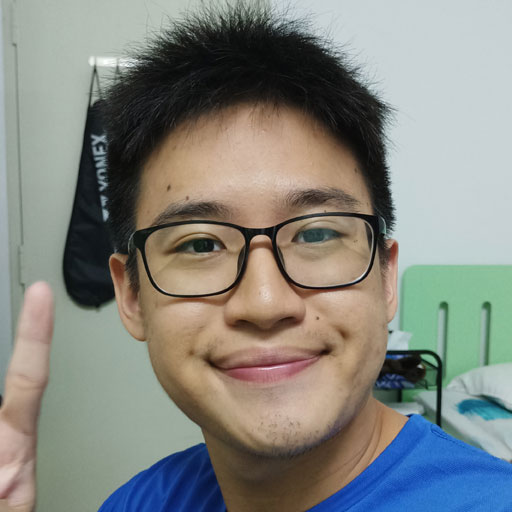
#> input picture PCA_Yi Shien/Pics/1.jpg, 512 x 512 px; its folder holds only this picture in this run
$ python 'Testing Image Changer.py'
#> lines starting #> are read from the running program, lines starting #| are printed output that depends on the picture
#> in preprocess_folder, img is the input picture: shape (512, 512, 3); mean B, G, R 127.7, 133.6, 131.7
import cv2
import os
import numpy as np

def detect_face(img):
    # Convert the image to grayscale
    gray = cv2.cvtColor(img, cv2.COLOR_BGR2GRAY)
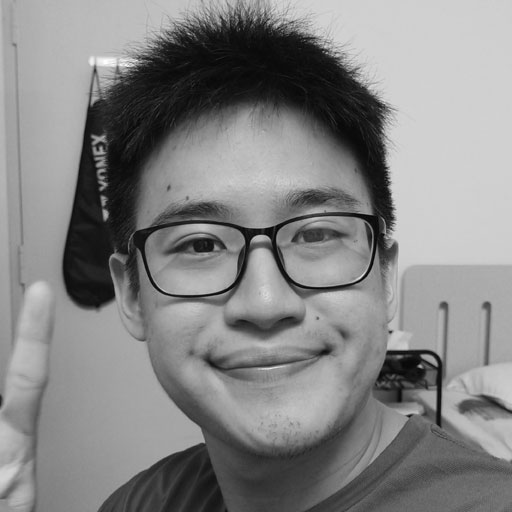
#> gray: shape (512, 512); min 1, max 254, mean 132.3

    # Load the pre-trained classifier for detecting faces
    face_cascade = cv2.CascadeClassifier('haarcascade_frontalface_default.xml')

    # Detect faces in the image
    faces = face_cascade.detectMultiScale(gray, scaleFactor=1.1, minNeighbors=5, minSize=(30, 30))
#> faces = [[96, 106, 326, 326]]

    # If no face is detected, return the original image
    if len(faces) == 0:
        return None, None

    # Take the face with the largest area
    face = max(faces, key=lambda x: x[2] * x[3])
#> face = [96, 106, 326, 326]

    # Extract the face from the image
    x, y, w, h = face
#> x = 96; y = 106; w = 326; h = 326
    face = img[y:y+h, x:x+w]
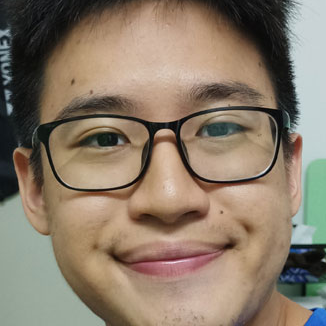
#> face: shape (326, 326, 3); mean B, G, R 105.9, 123.1, 138.1

    # Resize the face to a fixed size
    face = cv2.resize(face, (200, 200))
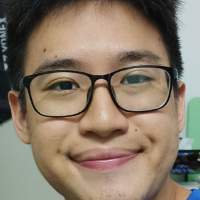
#> face: shape (200, 200, 3); mean B, G, R 105.8, 123, 138

    # Return the face and the face ROI
    return face, (x, y, w, h)

def preprocess_folder(src_folder, dest_folder):
    # Create the destination folder if it doesn't exist
    if not os.path.exists(dest_folder):
        os.makedirs(dest_folder)

    # Loop through all the images in the source folder
    for filename in os.listdir(src_folder):
        # Load the image
        img = cv2.imread(os.path.join(src_folder, filename))

        # Detect and preprocess the face
        face, roi = detect_face(img)
#> roi = (96, 106, 326, 326)
        if face is None:
            print("No face detected in image: ", filename)
            continue

        # Center the face in the image
        x, y, w, h = roi
#> x = 96; y = 106; w = 326; h = 326
        x = x + int((w - face.shape[1]) / 2)
#> x = 159
        y = y + int((h - face.shape[0]) / 2)
#> y = 169

        # Crop the image to only contain the face
        face = img[y:y+240, x:x+240]
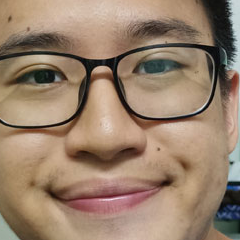
#> face: shape (240, 240, 3); mean B, G, R 107.8, 128.5, 152.3

        # Save the preprocessed image
        dest_path = os.path.join(dest_folder, filename)
        cv2.imwrite(dest_path, face)

# Example usage
preprocess_folder('Pics', 'Train')

$ run again, on PCA_Yi Shien/Pics/5.jpg
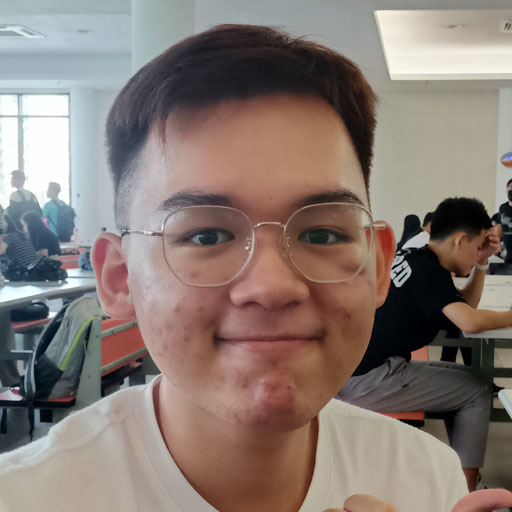
#> input picture PCA_Yi Shien/Pics/5.jpg, 512 x 512 px
#> in preprocess_folder, img is the input picture: shape (512, 512, 3); mean B, G, R 115.7, 122.7, 136.3
#> faces = [[117, 121, 289, 289]]
#> in detect_face, `face = max(faces, key=lambda x: x[2] * x[3])`: face = [117, 121, 289, 289]
#> in detect_face, `x, y, w, h = face`: x = 117; y = 121; w = 289
#> in detect_face, `face = img[y:y+h, x:x+w]`:
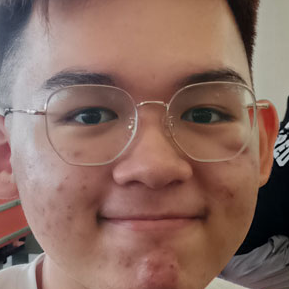
#> face: shape (289, 289, 3); mean B, G, R 98.6, 109.1, 140.8
#> roi = (117, 121, 289, 289)
#> in preprocess_folder, `x, y, w, h = roi`: x = 117; y = 121; w = 289
#> in preprocess_folder, `x = x + int((w - face.shape[1]) / 2)`: x = 161
#> in preprocess_folder, `y = y + int((h - face.shape[0]) / 2)`: y = 165
#> in preprocess_folder, `face = img[y:y+240, x:x+240]`:
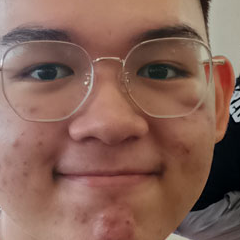
#> face: shape (240, 240, 3); mean B, G, R 88.3, 100.5, 136.3

$ run again, on PCA_Yi Shien/Pics/6.jpg
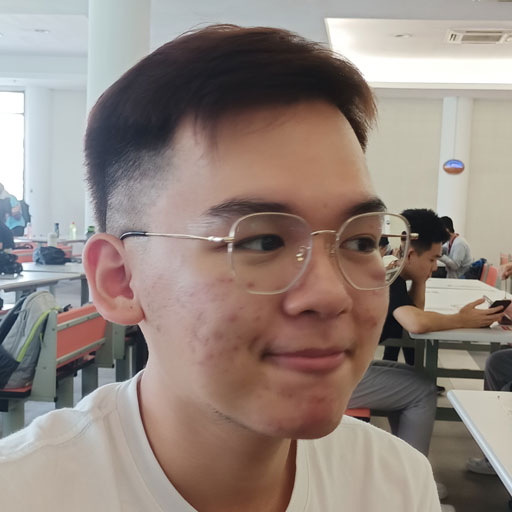
#> input picture PCA_Yi Shien/Pics/6.jpg, 512 x 512 px
#> in preprocess_folder, img is the input picture: shape (512, 512, 3); mean B, G, R 127.4, 134.5, 147.8
#> faces = [[168, 132, 274, 274]]
#> in detect_face, `face = max(faces, key=lambda x: x[2] * x[3])`: face = [168, 132, 274, 274]
#> in detect_face, `x, y, w, h = face`: x = 168; y = 132; w = 274
#> in detect_face, `face = img[y:y+h, x:x+w]`:
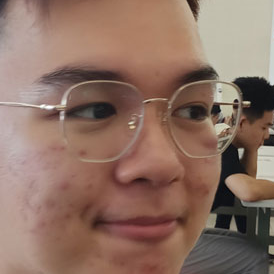
#> face: shape (274, 274, 3); mean B, G, R 99.3, 112.4, 141.2
#> roi = (168, 132, 274, 274)
#> in preprocess_folder, `x, y, w, h = roi`: x = 168; y = 132; w = 274
#> in preprocess_folder, `x = x + int((w - face.shape[1]) / 2)`: x = 205
#> in preprocess_folder, `y = y + int((h - face.shape[0]) / 2)`: y = 169
#> in preprocess_folder, `face = img[y:y+240, x:x+240]`:
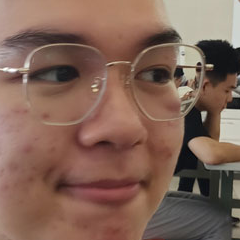
#> face: shape (240, 240, 3); mean B, G, R 86.5, 99.7, 129.3

$ run again, on PCA_Yi Shien/Pics/7.jpg
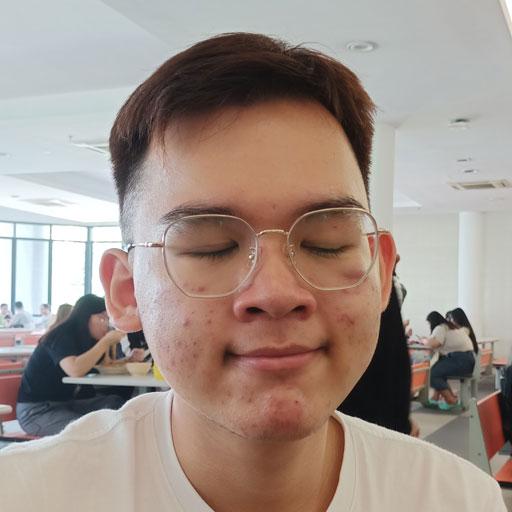
#> input picture PCA_Yi Shien/Pics/7.jpg, 512 x 512 px
#> in preprocess_folder, img is the input picture: shape (512, 512, 3); mean B, G, R 137.4, 145.8, 160.8
#> faces = [[116, 124, 300, 300]]
#> in detect_face, `face = max(faces, key=lambda x: x[2] * x[3])`: face = [116, 124, 300, 300]
#> in detect_face, `x, y, w, h = face`: x = 116; y = 124; w = 300
#> in detect_face, `face = img[y:y+h, x:x+w]`:
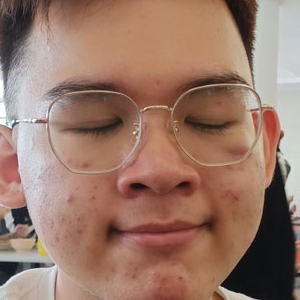
#> face: shape (300, 300, 3); mean B, G, R 105, 120.2, 153.4
#> roi = (116, 124, 300, 300)
#> in preprocess_folder, `x, y, w, h = roi`: x = 116; y = 124; w = 300
#> in preprocess_folder, `x = x + int((w - face.shape[1]) / 2)`: x = 166
#> in preprocess_folder, `y = y + int((h - face.shape[0]) / 2)`: y = 174
#> in preprocess_folder, `face = img[y:y+240, x:x+240]`:
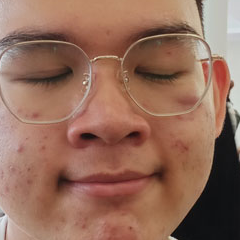
#> face: shape (240, 240, 3); mean B, G, R 90.5, 107.9, 147.7

$ run again, on PCA_Yi Shien/Pics/2.jpg
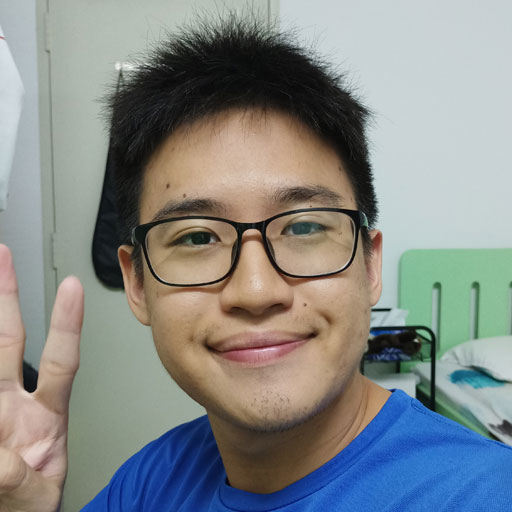
#> input picture PCA_Yi Shien/Pics/2.jpg, 512 x 512 px
#> in preprocess_folder, img is the input picture: shape (512, 512, 3); mean B, G, R 135.6, 136.9, 132.9
#> faces = [[103, 110, 295, 295]]
#> in detect_face, `face = max(faces, key=lambda x: x[2] * x[3])`: face = [103, 110, 295, 295]
#> in detect_face, `x, y, w, h = face`: x = 103; y = 110; w = 295
#> roi = (103, 110, 295, 295)
#> in preprocess_folder, `x, y, w, h = roi`: x = 103; y = 110; w = 295
#> in preprocess_folder, `x = x + int((w - face.shape[1]) / 2)`: x = 150
#> in preprocess_folder, `y = y + int((h - face.shape[0]) / 2)`: y = 157
#> in preprocess_folder, `face = img[y:y+240, x:x+240]`:
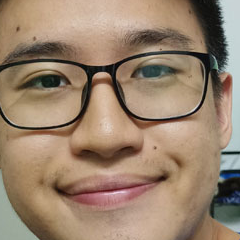
#> face: shape (240, 240, 3); mean B, G, R 109.5, 130.6, 153.3
